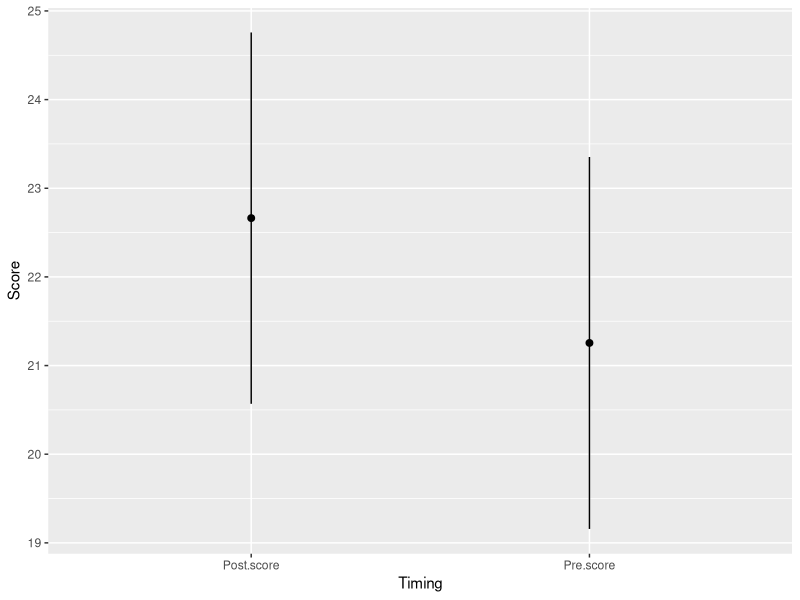
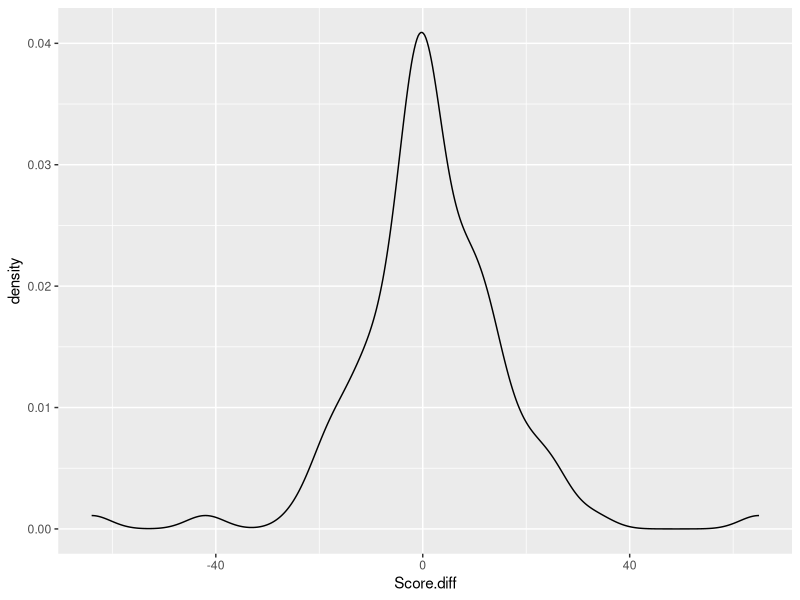
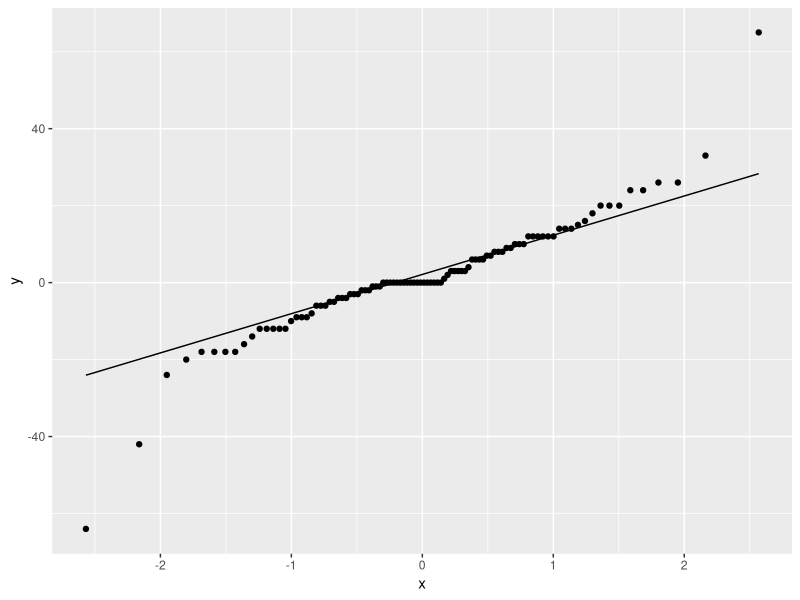

Generate these figures, in order, with R:
#### set up ####

# clear environment
rm(list = ls())

# load packages
library(tidyverse)

# import data
hs_pre <- read_csv("intermediate-data/first_round_assessments_050120.csv")
hs_post <- read_csv("intermediate-data/horizon_scan_plants_full_reviews_080321.csv")


#### edit data ####

# remove spaces from column names
colnames(hs_pre) <- make.names(colnames(hs_pre), unique = T)
colnames(hs_post) <- make.names(colnames(hs_post), unique = T)

# edit changed species names
# remove NA score (not given by assessor)
hs_pre2 <- hs_pre %>%
  mutate(Species = case_when(Species == "Sambucus nigra" ~ "Sambucus nigra ssp. nigra",
                             Species == "Rhamnus frangula" ~"Frangula alnus",
                             TRUE ~ Species)) %>%
  filter(!is.na(Overall.score))

# select scores and combine
dat <- hs_pre2 %>%
  select(Species, Overall.score) %>%
  rename(Pre.score = Overall.score) %>%
  inner_join(hs_post %>%
               select(Species, Overall.score) %>%
               rename(Post.score = Overall.score)) %>%
  mutate(Score.diff = Post.score - Pre.score)


#### t-test ####

# visualize comparison
dat %>%
  pivot_longer(cols = c(Pre.score, Post.score),
               names_to = "Timing",
               values_to = "Score") %>%
  ggplot(aes(x = Timing, y = Score)) +
  stat_summary(geom = "errorbar", fun.data = "mean_se", width = 0) +
  stat_summary(geom = "point", fun = "mean", size = 2)

# check normality of difference
ggplot(dat, aes(x = Score.diff)) +
  geom_density()
# most scores did not change before/after

ggplot(dat, aes(sample = Score.diff)) +
  stat_qq() + stat_qq_line()

# assume unequal variances
t.test(dat$Pre.score, dat$Post.score, paired = T)

# assume equal variances
t.test(dat$Pre.score, dat$Post.score, paired = T, var.equal = T)
# same result


#### values for text ####

# pre/post averages
dat %>%
  summarise(Mean.pre = mean(Pre.score),
            SE.pre = sd(Pre.score)/sqrt(length(Pre.score)),
            Mean.post = mean(Post.score),
            SE.post = sd(Post.score)/sqrt(length(Post.score)))

# high/medium/low categories
dat2 <- dat %>%
  mutate(Pre.category = case_when(Pre.score >= 64 ~ 3,
                                  Pre.score < 64 & Pre.score >= 27 ~ 2,
                                  Pre.score < 27 ~ 1),
         Post.category = case_when(Post.score >= 64 ~ 3,
                                   Post.score < 64 & Post.score >= 27 ~ 2,
                                   Post.score < 27 ~ 1),
         Category.diff = Post.category - Pre.category)

# changes in category
dat2 %>% count(Category.diff)
dat2 %>% filter(Category.diff > 0)
dat2 %>% filter(Category.diff < 0)
